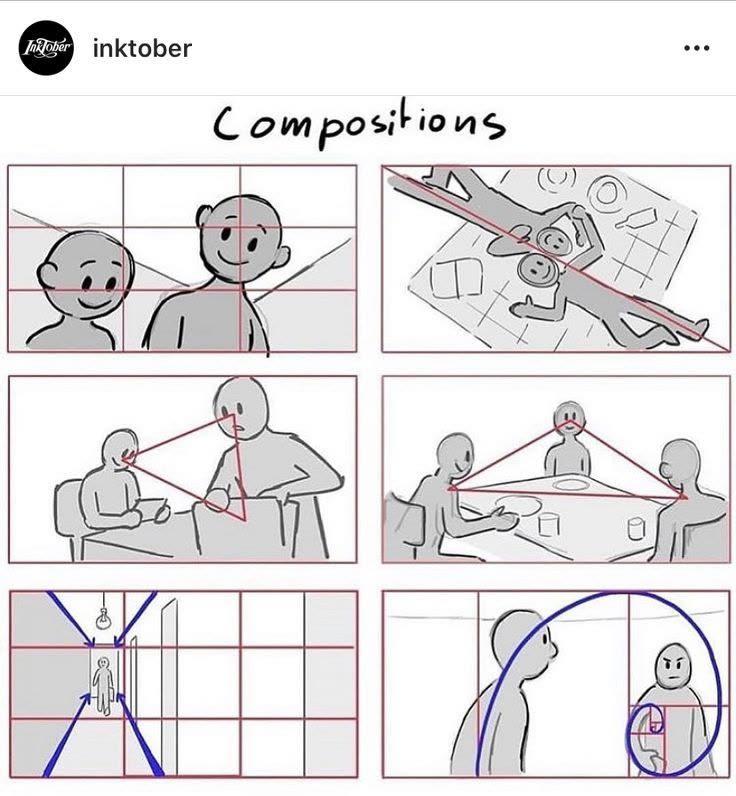
#> input picture projects/fore-cerita/analisa/img/comp_ref_1.jpg, 736 x 796 px, given in place of akhir.png, which was not available
$ python r7_ekor.py ../../fore-cerita/analisa/img/comp_ref_1.jpg ../../fore-cerita/analisa/img/comp_ref_2.jpg
#> lines starting #> are read from the running program, lines starting #| are printed output that depends on the picture
"""Ekor akhir (D-473 #14b): frame terakhir ditahan 21 frame dengan zoom pelan 1,00 → 1,03 (kamera tidak diam).
  python3 r7_ekor.py <masuk.mp4> <keluar.mp4>"""
import os, subprocess, sys, tempfile
from PIL import Image
SRC, OUT = sys.argv[1], sys.argv[2]; N = 21; FPS = '30000/1001'
d = tempfile.mkdtemp(prefix='r7ekor_')
subprocess.run(['ffmpeg', '-v', 'error', '-y', '-sseof', '-0.2', '-i', SRC, '-update', '1', os.path.join(d, 'akhir.png')], check=True)
#> (this line was passed over: subprocess is not available in this run)
im = Image.open(os.path.join(d, 'akhir.png')).convert('RGB'); W, H = im.size
#> further down, im is the input picture: PIL image 736x796 RGB; mean R, G, B 227.6, 225, 226.4
#> after `W, H = im.size`: W = 736; H = 796
for k in range(N):
    z = 1 + 0.03 * (k + 1) / N; w, h = W / z, H / z
    im.resize((W, H), Image.LANCZOS, box=((W - w) / 2, (H - h) / 2, (W + w) / 2, (H + h) / 2)).save(os.path.join(d, f'e{k:03d}.png'))
#> this loop made 21 passes
#> pass 2, `im.resize((W, H), Image.LANCZOS, box=((W - w) / 2, (H - h) / 2, (W + w..`:
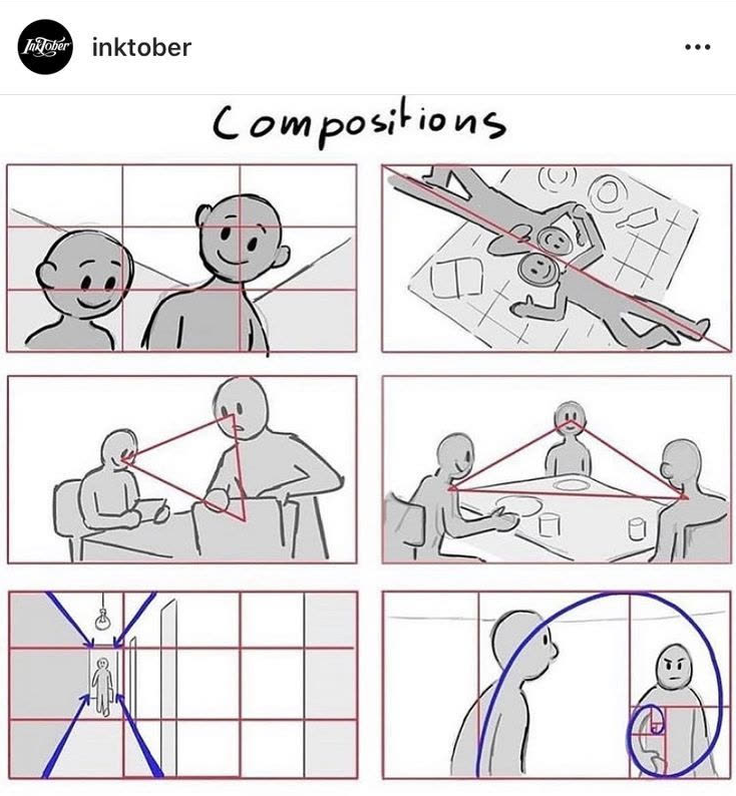
#> saved as e001.png: PIL image 736x796 RGB; mean R, G, B 227.5, 224.9, 226.3
norm = 'format=yuv420p,setsar=1,settb=1001/30000,setpts=N'
subprocess.run(['ffmpeg', '-v', 'error', '-y', '-i', SRC, '-framerate', FPS, '-i', os.path.join(d, 'e%03d.png'),
                '-filter_complex', f'[0:v]{norm}[a];[1:v]trim=end_frame={N},{norm}[b];[a][b]concat=n=2:v=1:a=0[v]',
                '-map', '[v]', '-c:v', 'libx264', '-crf', '14', '-preset', 'slow', '-pix_fmt', 'yuv420p', '-r', FPS, OUT], check=True)
#> (this line was passed over: subprocess is not available in this run)
print(OUT)

$ run again, on projects/fore-cerita/analisa/img/comp_ref_2.jpg
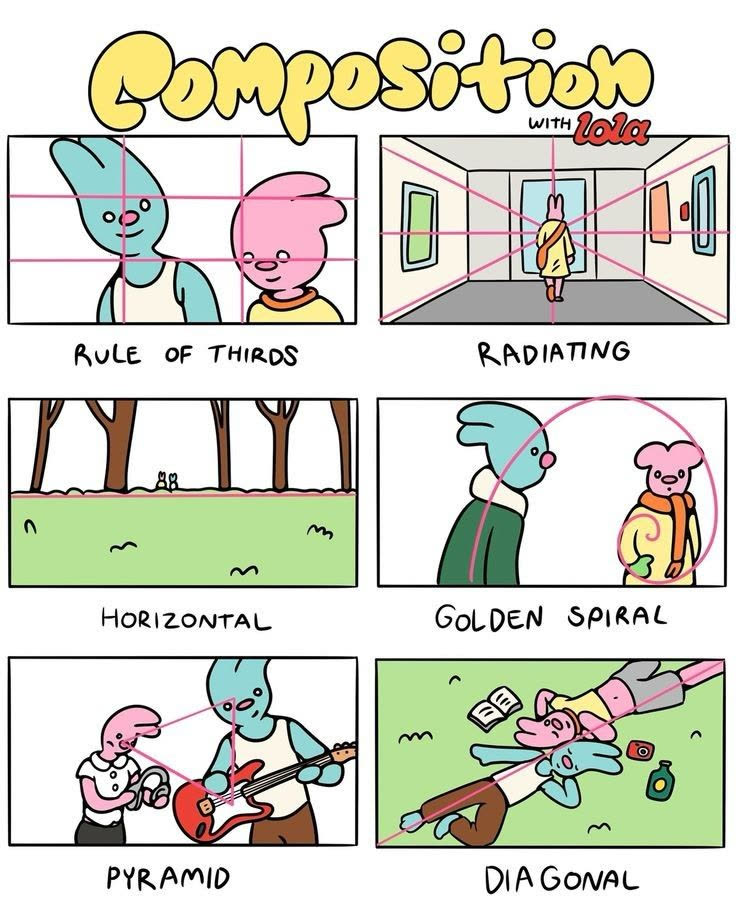
#> input picture projects/fore-cerita/analisa/img/comp_ref_2.jpg, 736 x 920 px, given in place of akhir.png, which was not available
#> im is the input picture: PIL image 736x920 RGB; mean R, G, B 210.7, 211.7, 198.8
#> the loop `for k in range(N):` made 21 passes
#> pass 1, `im.resize((W, H), Image.LANCZOS, box=((W - w) / 2, (H - h) / 2, (W + w..`:
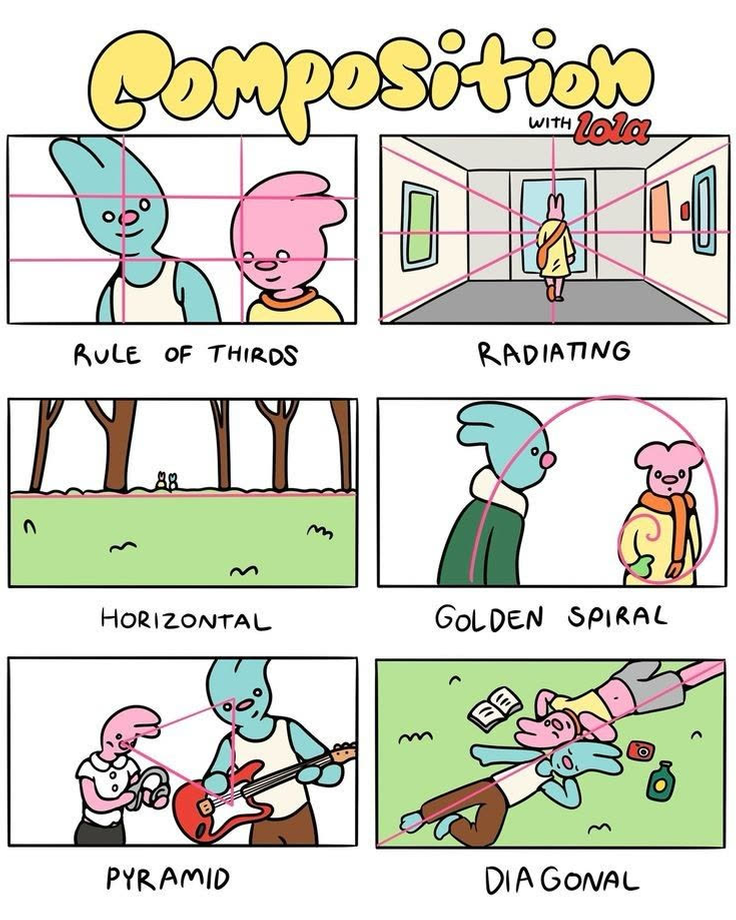
#> saved as e000.png: PIL image 736x920 RGB; mean R, G, B 210.6, 211.7, 198.7
#> pass 2, `im.resize((W, H), Image.LANCZOS, box=((W - w) / 2, (H - h) / 2, (W + w..`:
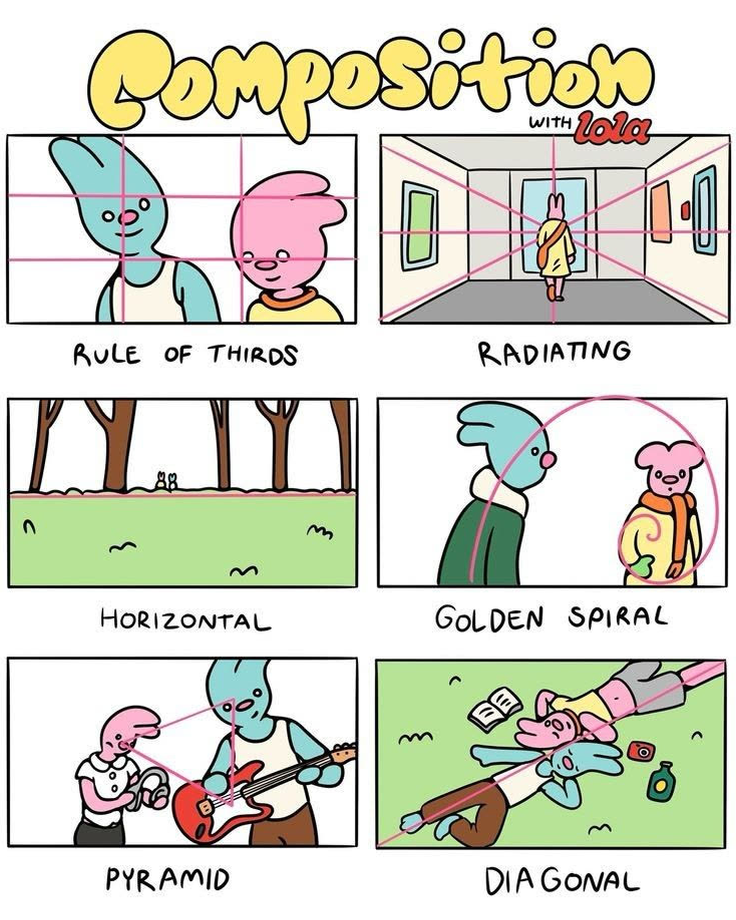
#> saved as e001.png: PIL image 736x920 RGB; mean R, G, B 210.5, 211.5, 198.6

$ run again, on projects/fore-cerita/analisa/img/comp_ref_3.jpg
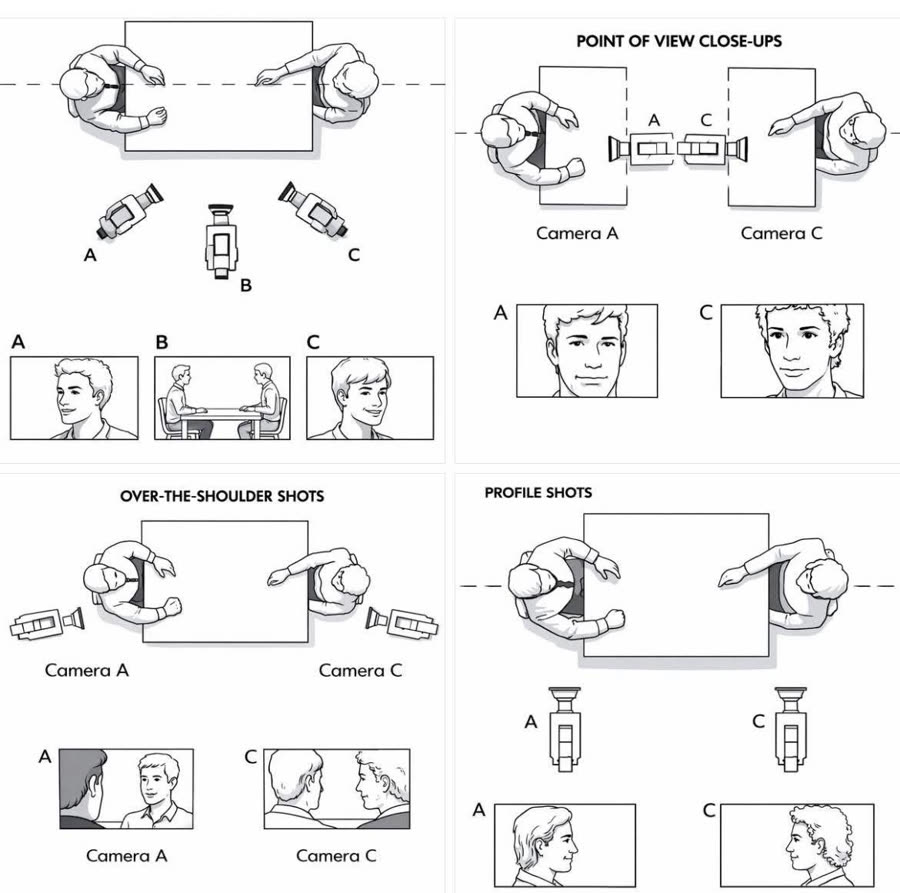
#> input picture projects/fore-cerita/analisa/img/comp_ref_3.jpg, 900 x 893 px, given in place of akhir.png, which was not available
#> im is the input picture: PIL image 900x893 RGB; mean R, G, B 240.8, 240.8, 241
#> the loop `for k in range(N):` made 21 passes
#> pass 2, `im.resize((W, H), Image.LANCZOS, box=((W - w) / 2, (H - h) / 2, (W + w..`:
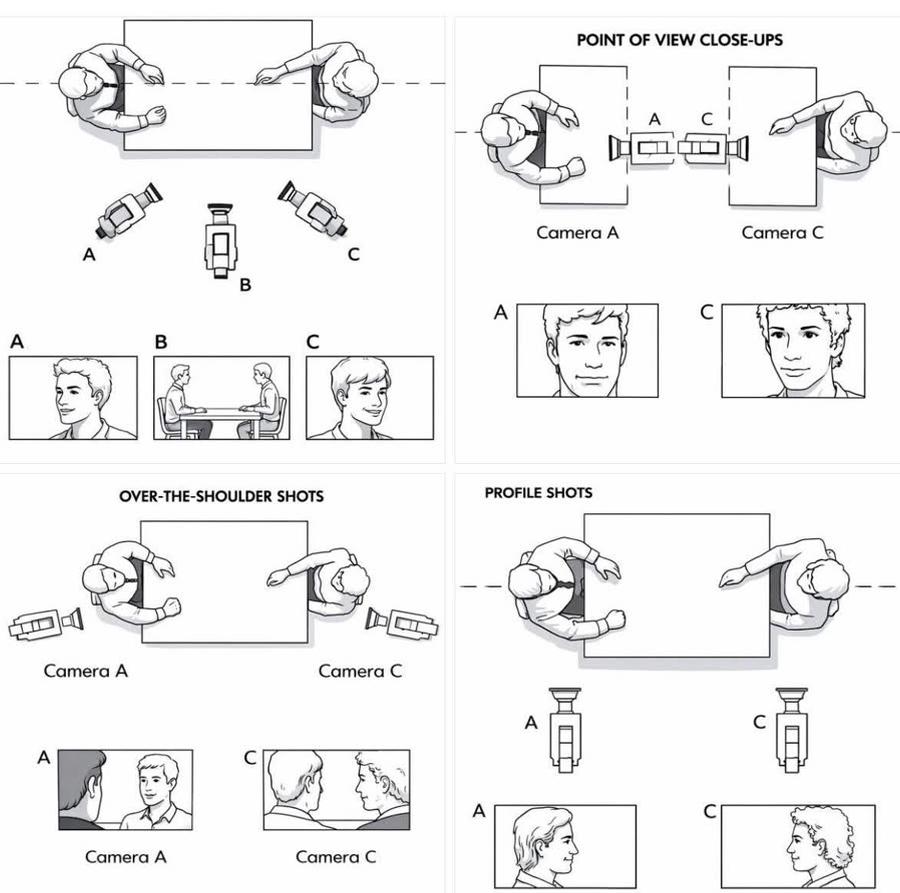
#> saved as e001.png: PIL image 900x893 RGB; mean R, G, B 240.6, 240.7, 240.9
